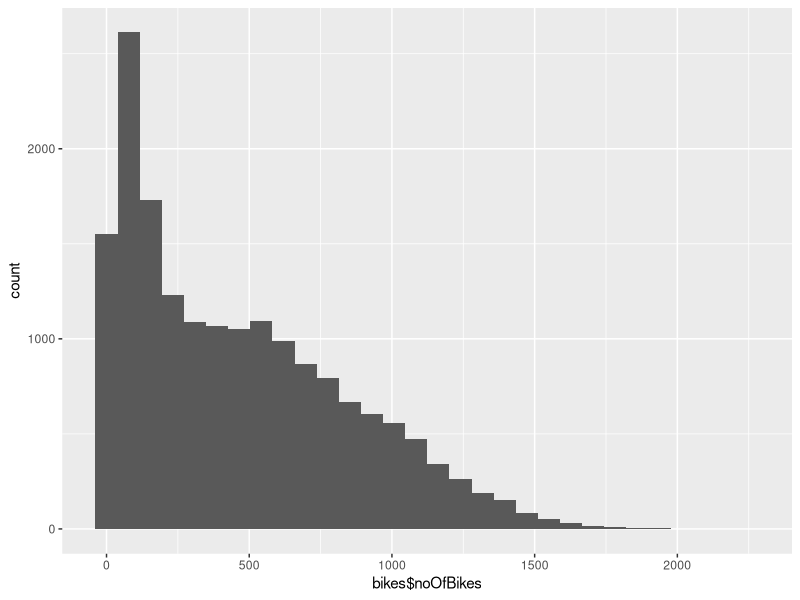
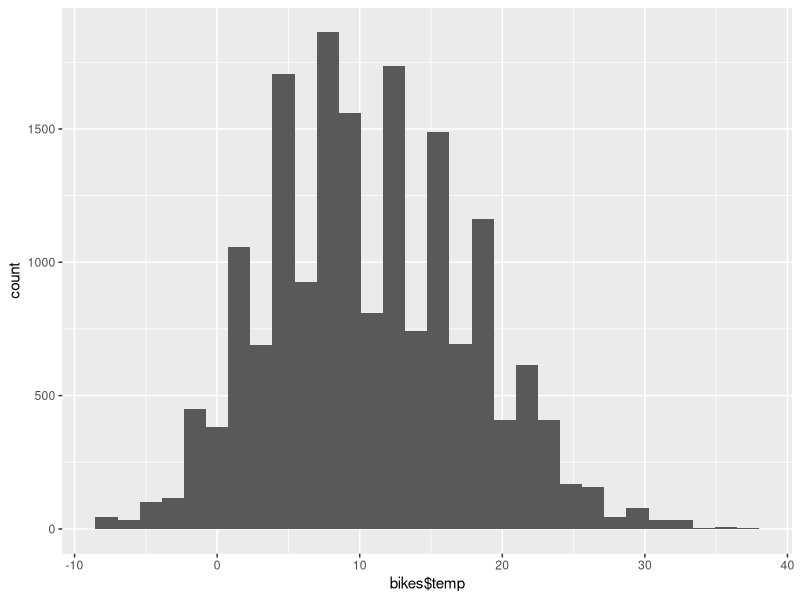
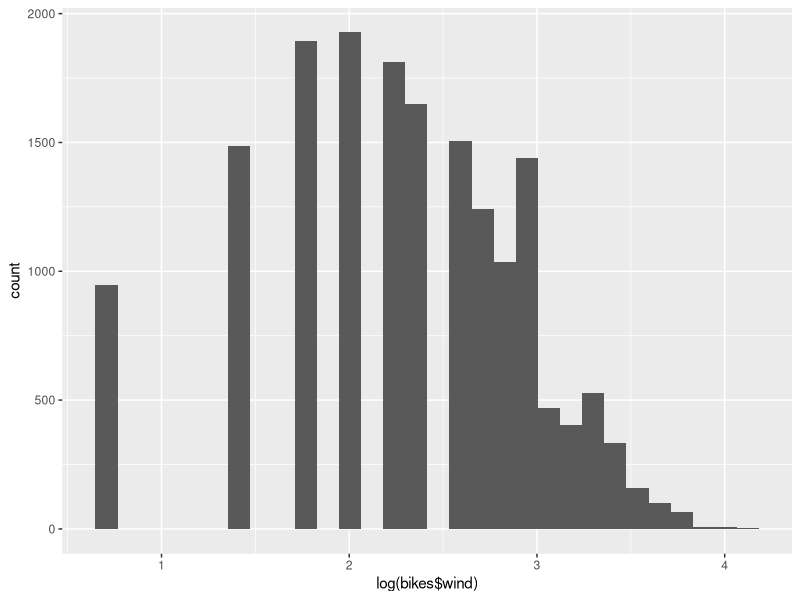
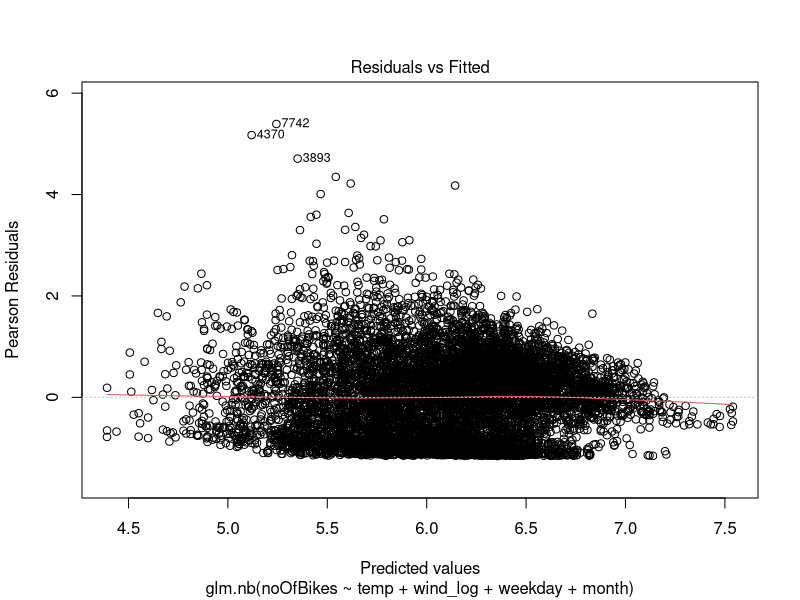
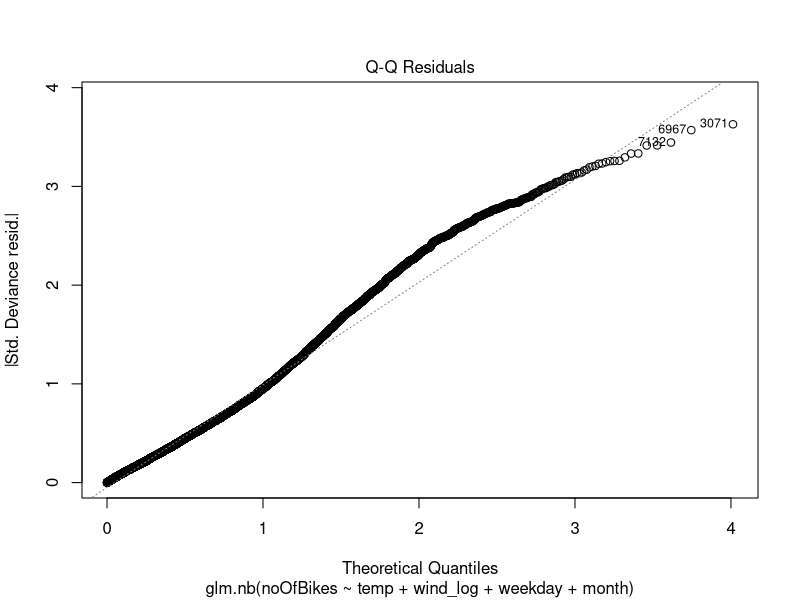
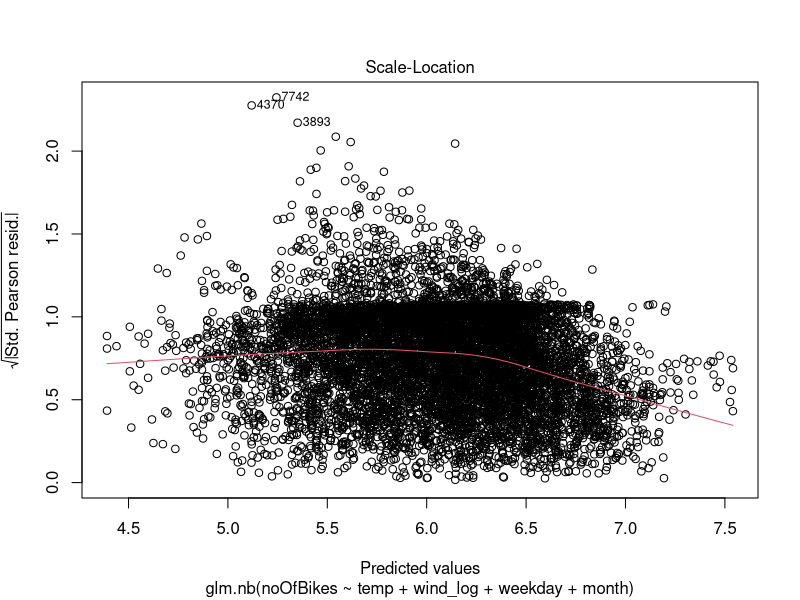
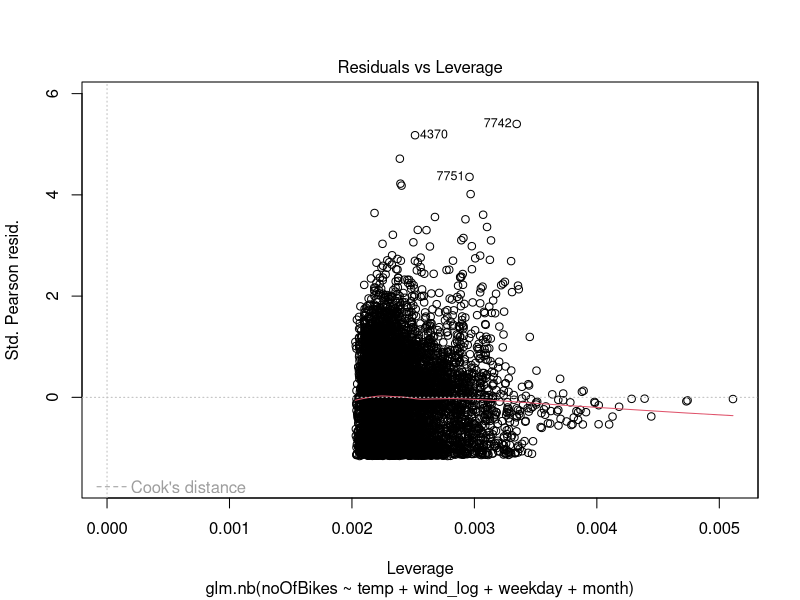

These figures' R source, in order: (Note: this script raises an error after producing the figures.)
## Negative binomial GLM

## load libraries ####
library(dplyr)
library(ggplot2)
library(fitdistrplus)
library(MASS)


## load data ####
bikes <- read.csv("bikesNeutor1516.csv")


## check distributions ####
# number of bicycles - errors probably not normally distributed
ggplot(data = bikes, aes(bikes$noOfBikes)) + 
  geom_histogram()
# temperature: approx. normally distributed
ggplot(data = bikes, aes(bikes$temp)) + 
  geom_histogram()
# wind: lognormal
ggplot(data = bikes, aes(log(bikes$wind))) + 
  geom_histogram()


## preprocessing data ####
# log of wind speed (due to log-normal distribution)
bikes$wind_log <- log(bikes$wind)
# filter data for valid observations
bikes_filtered <-
  bikes %>%
  dplyr::select(noOfBikes, temp, wind_log, wind, weekday, year, month) %>%
  filter(wind_log != -Inf) %>%
  mutate(month = as.factor(month)) %>%
  filter(year == 2016) %>%
  mutate(weekday = factor(weekday, 
                          levels = c("Mon", "Tues", "Wed", "Thurs", "Fri", "Sat", "Sun")))


## fit model ####
# negative binomial model (due to potentially high level of dispersion)
fit <-
  glm.nb(noOfBikes ~ temp + wind_log + weekday + month, 
       data = bikes_filtered)

fit$coefficients %>%
  exp() %>%
  data.frame()

## visualize fitted model against data ####
plot(fit)

sjp.glm(fit)
sjp.glm(fit, type = "slope")
sjp.glm(fit, type = "eff")
